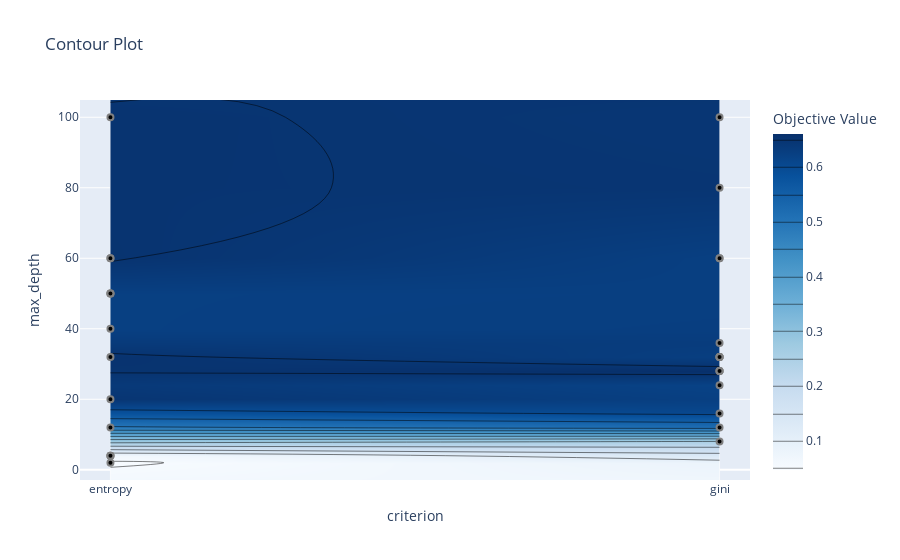

The code cell stored with this chart in its notebook:
### Code cell
# plots parameter interactive chart from we can choose which hyperparameter space has to explore
optuna.visualization.plot_contour(study)

### Figure 1 — Plotly figure (JSON) as saved in the notebook; plotly's stock layout.template omitted (floating-point values rounded to 4 significant figures)
{"data": [{"colorbar": {"title": {"text": "Objective Value"}}, "colorscale": [[0, "rgb(247,251,255)"], [0.125, "rgb(222,235,247)"], [0.25, "rgb(198,219,239)"], [0.375, "rgb(158,202,225)"], [0.5, "rgb(107,174,214)"], [0.625, "rgb(66,146,198)"], [0.75, "rgb(33,113,181)"], [0.875, "rgb(8,81,156)"], [1, "rgb(8,48,107)"]], "connectgaps": true, "contours": {"coloring": "heatmap"}, "hoverinfo": "none", "line": {"smoothing": 1.3}, "reversescale": false, "type": "contour", "x": ["entropy", "gini"], "y": [-2.9, 2, 4, 8, 12, 16, 20, 24, 28, 32, 36, 40, 50, 60, 80, 100, 104.9], "z": [[null, null], [0.04685, null], [0.06231, null], [null, 0.2472], [0.494, 0.5181], [null, 0.6079], [0.6482, null], [null, 0.6187], [null, 0.6606], [0.6544, 0.6272], [null, 0.6325], [0.6243, null], [0.6243, null], [0.6527, 0.6253], [null, 0.6484], [0.6517, 0.6457], [null, null]]}, {"marker": {"color": "black", "line": {"color": "Grey", "width": 2}}, "mode": "markers", "showlegend": false, "type": "scatter", "x": ["entropy", "entropy", "entropy", "entropy", "entropy", "entropy", "entropy", "gini", "gini", "entropy", "gini", "entropy", "entropy", "entropy", "gini", "entropy", "entropy", "entropy", "gini", "gini", "gini", "gini", "gini", "gini", "gini", "gini", "gini", "gini", "gini", "gini"], "y": [50, 32, 2, 4, 4, 12, 40, 8, 12, 4, 32, 50, 50, 100, 100, 60, 60, 20, 32, 16, 60, 32, 32, 28, 28, 28, 24, 36, 80, 60]}], "layout": {"title": {"text": "Contour Plot"}, "xaxis": {"range": [-0.05, 1.05], "title": {"text": "criterion"}, "type": "category"}, "yaxis": {"range": [-2.9, 104.9], "title": {"text": "max_depth"}}}}
